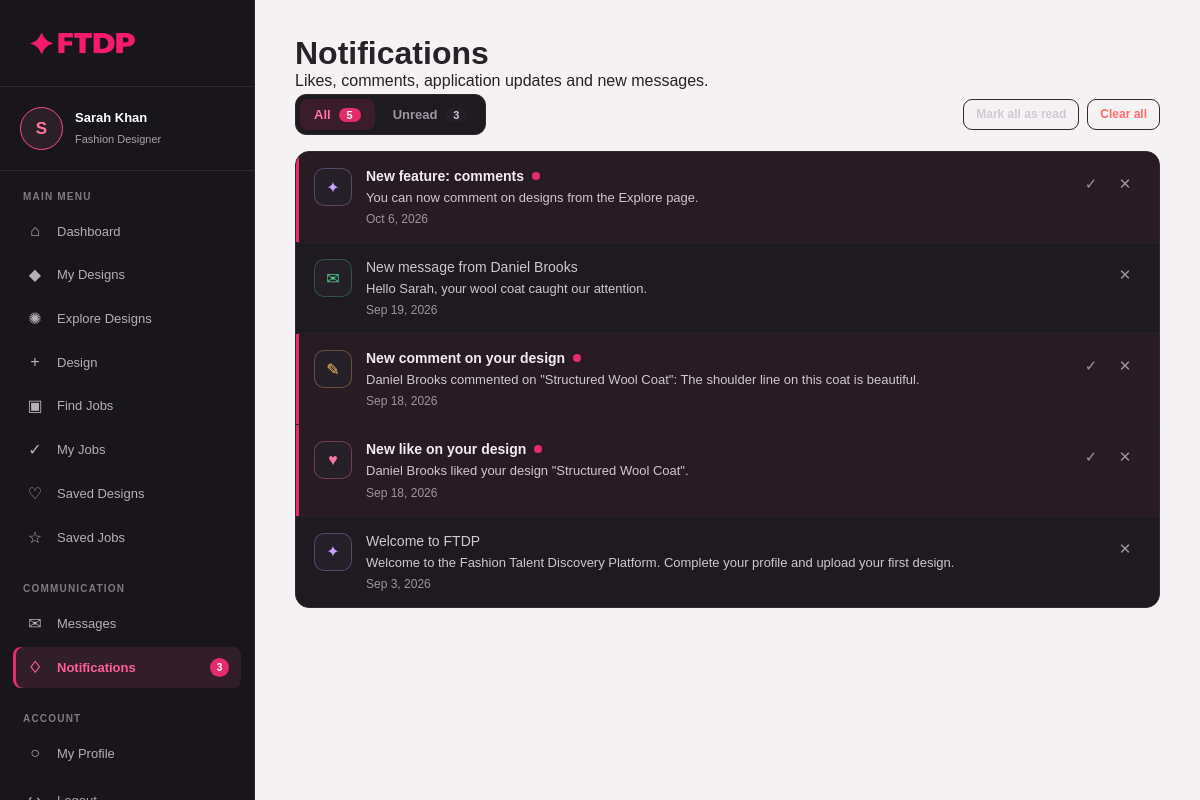
Screenshot of /frontend/pages/designer/notifications.php (signed in) with the database file from the repository.
### tables this page shows
CREATE TABLE notifications (
id INT AUTO_INCREMENT PRIMARY KEY,

user_id INT NOT NULL,

type VARCHAR(30) NOT NULL DEFAULT 'general',

title VARCHAR(255),

message TEXT NOT NULL,

link VARCHAR(255) DEFAULT NULL,

is_read ENUM('Y','N') DEFAULT 'N',

created_at TIMESTAMP DEFAULT CURRENT_TIMESTAMP,

FOREIGN KEY (user_id)
REFERENCES users(id)
ON DELETE CASCADE,

INDEX idx_notifications_user_read (user_id, is_read, created_at)
);

### backend/designer/notifications.php (called while the page is built, shortened)
<?php
require_once __DIR__ . "/../config/config.php";
require_once __DIR__ . "/comm_helpers.php";
$user_id = (int) $_SESSION["user_id"];
$notif_filter = (($_GET["filter"] ?? "all") === "unread") ? "unread" : "all";
$notif_per_page = 20;
$notif_page     = max(1, (int) ($_GET["page"] ?? 1));
$count_sql = "
    SELECT
        COUNT(*) AS total,
        SUM(CASE WHEN is_read = 'N' THEN 1 ELSE 0 END) AS unread
    FROM notifications
    WHERE user_id = ?
";
$count_stmt = $conn->prepare($count_sql);
$count_stmt->bind_param("i", $user_id);
$count_stmt->execute();
$count_row = $count_stmt->get_result()->fetch_assoc();
$notif_total_all    = (int) $count_row["total"];
$notif_total_unread = (int) ($count_row["unread"] ?? 0);
$notif_offset = ($notif_page - 1) * $notif_per_page;
$list_sql = "
    SELECT
        id,
        type,
        title,
        message,
        link,
        is_read,
        created_at,
        TIMESTAMPDIFF(SECOND, created_at, NOW()) AS age_seconds
    FROM notifications
    WHERE user_id = ?
";
$list_sql .= "
    ORDER BY created_at DESC, id DESC
    LIMIT ? OFFSET ?
";
$list_stmt = $conn->prepare($list_sql);
$list_stmt->bind_param("iii", $user_id, $notif_per_page, $notif_offset);
$list_stmt->execute();
$list_result = $list_stmt->get_result();
$notifications_data = [];
while ($row = $list_result->fetch_assoc()) {
    $notifications_data[] = $row;
}
?>

### backend/designer/comm_helpers.php (called while the page is built, shortened)
<?php
function formatAge(int $seconds, ?string $datetime = null): string
{
    return $datetime ? date("M j, Y", strtotime($datetime)) : "Long ago";
}
?>

### frontend/pages/designer/notifications.php (the view, shortened to what this page needs)
<?php
require_once __DIR__ . "/../../../backend/designer/notifications.php";
$notif_icons = [
    "like"        => "♥",
    "comment"     => "✎",
    "application" => "▣",
    "message"     => "✉",
    "announcement" => "✦",
    "removal"     => "✕",
    "general"     => "♢",
];
function notifPageUrl(string $filter, int $page): string
{
    $params = [];
    if ($filter === "unread") {
        $params["filter"] = "unread";
    }
    return "notifications.php" . (count($params) ? "?" . http_build_query($params) : "");
}
?>
<!DOCTYPE html>
<html lang="en">
<head>
    <link rel="stylesheet" href="../../css/designer_dashboard.css">
    <link rel="stylesheet" href="../../css/designer.css">
    <link rel="stylesheet" href="../../css/designer_comm.css">
    <link rel="stylesheet" href="../../css/notifications.css">
</head>
<body>
<div class="designer-dashboard">
    <?php require_once __DIR__ . "/../../include/designer_sidebar.php"; ?>
    <main class="designer-main">
        <div class="page-heading">
            <h1>Notifications</h1>
            <p>Likes, comments, application updates and new messages.</p>
        </div>
        <div class="notif-toolbar">
            <div class="notif-tabs" role="tablist">
                <a href="<?= notifPageUrl("all", 1); ?>"
                   class="notif-tab <?= $notif_filter === "all" ? "active" : ""; ?>">
                    All
                    <span class="notif-tab-count js-count-all"><?= $notif_total_all; ?></span>
                </a>
                <a href="<?= notifPageUrl("unread", 1); ?>"
                   class="notif-tab <?= $notif_filter === "unread" ? "active" : ""; ?>">
                    Unread
                    <span class="notif-tab-count js-count-unread"><?= $notif_total_unread; ?></span>
                </a>
            </div>
            <div class="notif-actions">
                <button type="button"
                        class="comm-btn ghost small"
                        id="markAllReadBtn"
                        <?= $notif_total_unread === 0 ? "disabled" : ""; ?>>
                    Mark all as read
                </button>
                <button type="button"
                        class="comm-btn danger small"
                        id="clearAllBtn"
                        <?= $notif_total_all === 0 ? "disabled" : ""; ?>>
                    Clear all
                </button>
            </div>
        </div>
        <?php if (count($notifications_data) > 0): ?>
            <div class="comm-card notif-list" id="notifList">
                <?php foreach ($notifications_data as $n): ?>
                    <?php
                        $is_unread = $n["is_read"] === "N";
                        $icon      = $notif_icons[$n["type"]] ?? $notif_icons["general"];
                        $safe_link = (
                            !empty($n["link"]) &&
                            preg_match('/^[a-z_]+\.php(\?[a-z0-9_=&]*)?$/i', $n["link"])
                        ) ? $n["link"] : "";
                    ?>
                    <div class="notif-item <?= $is_unread ? "unread" : ""; ?>"
                         data-id="<?= (int) $n["id"]; ?>"
                         data-link="<?= htmlspecialchars($safe_link); ?>">
                        <span class="notif-icon type-<?= htmlspecialchars($n["type"]); ?>" aria-hidden="true">
                            <?= $icon; ?>
                        </span>
                        <button type="button" class="notif-main">
                            <span class="notif-title">
                                <?= htmlspecialchars($n["title"] ?? "Notification"); ?>
                                <?php if ($is_unread): ?>
                                    <span class="notif-dot" title="Unread"></span>
                                <?php endif; ?>
                            </span>
                            <span class="notif-message">
                                <?= htmlspecialchars($n["message"]); ?>
                            </span>
                            <span class="notif-time">
                                <?= htmlspecialchars(formatAge((int) $n["age_seconds"], $n["created_at"])); ?>
                            </span>
                        </button>
                        <div class="notif-item-actions">
                            <?php if ($is_unread): ?>
                                <button type="button"
                                        class="comm-icon-btn js-notif-read"
                                        title="Mark as read"
                                        aria-label="Mark as read">✓</button>
                            <?php endif; ?>
                            <button type="button"
                                    class="comm-icon-btn js-notif-delete"
                                    title="Delete"
                                    aria-label="Delete notification">✕</button>
                        </div>
                    </div>
                <?php endforeach; ?>
            </div>
        <?php endif; ?>
    </main>
</div>
</body>
</html>

### frontend/css/designer_dashboard.css (style rules this page uses)
:root { --pink: #e52b6a; --pink-dark: #c91d58; --pink-light: #ff75a3; --pink-border: #ff4b88; --pink-soft: #fff0f5; --pink-dark-soft: #321e28; --text: #252228; --light-text: #68616b; --muted: #999099; --border: #e4dfe3; --white: #ffffff; --dashboard-bg: #f5f2f4; }
* { margin: 0; padding: 0; box-sizing: border-box; }
html { scroll-behavior: smooth; }
body { font-family: Arial, Helvetica, sans-serif; background: var(--dashboard-bg); color: var(--text); }
a { text-decoration: none; color: inherit; }
.designer-dashboard { min-height: 100vh; display: flex; }
.designer-main { width: calc(100% - 255px); margin-left: 255px; padding: 35px 40px; }

### frontend/css/designer.css (style rules this page uses)
:root { --sidebar-bg: #18161b; --sidebar-border: #2d2930; --sidebar-hover: #292129; --sidebar-active: #321e28; --pink: #e52b6a; --pink-light: #ff75a3; --pink-border: #ff4b88; --sidebar-text: #b5afb7; --sidebar-muted: #817982; --sidebar-white: #ffffff; }

### frontend/css/designer_comm.css (style rules this page uses)
:root { --c-surface: #1d1a20; --c-surface-2: #251f28; --c-line: #2d2930; --c-line-soft: #26222a; --c-text: #f2eef4; --c-body: #cfc8d2; --c-muted: #9d95a0; --c-pink: #e52b6a; --c-pink-soft: #ff75a3; --c-pink-dim: rgba(229, 43, 106, 0.14); --c-danger: #ff6b6b; --c-success: #4cd08a; }
.comm-card { background: var(--c-surface); border: 1px solid var(--c-line); border-radius: 14px; color: var(--c-body); }
.comm-btn { display: inline-flex; align-items: center; justify-content: center; gap: 8px; padding: 10px 18px; border: 1px solid var(--c-pink); border-radius: 9px; background: var(--c-pink); color: #fff; font-family: inherit; font-size: 13px; font-weight: 600; line-height: 1.2; cursor: pointer; transition: background 0.2s ease, border-color 0.2s ease, opacity 0.2s ease; }
.comm-btn.ghost { background: transparent; border-color: var(--c-line); color: var(--c-body); }
.comm-btn.danger { background: transparent; border-color: var(--c-line); color: var(--c-danger); }
.comm-btn.small { padding: 7px 12px; font-size: 12px; }
.comm-icon-btn { width: 32px; height: 32px; display: inline-flex; align-items: center; justify-content: center; border: 1px solid transparent; border-radius: 8px; background: transparent; color: var(--c-muted); font-size: 15px; cursor: pointer; transition: background 0.2s ease, color 0.2s ease; }

### rows the page displays
notifications: type "✦", title "New feature: comments", is_read "N" (drawn), message "You can now comment on designs from the Explore page.", created_at "Oct 6, 2026"
notifications: type "✉", title "New message from Daniel Brooks", message "Hello Sarah, your wool coat caught our attention.", created_at "Sep 19, 2026"
notifications: type "✎", title "New comment on your design", is_read "N" (drawn), message "Daniel Brooks commented on \"Structured Wool Coat\": The shoulder line on this coat is beautiful.", created_at "Sep 18, 2026"
notifications: type "♥", title "New like on your design", is_read "N" (drawn), message "Daniel Brooks liked your design \"Structured Wool Coat\".", created_at "Sep 18, 2026"
notifications: type "✦", title "Welcome to FTDP", message "Welcome to the Fashion Talent Discovery Platform. Complete your profile and upload your first design.", created_at "Sep 3, 2026"

### other values shown
mb_substr($user_name, 0, 1) "S"
$user_name "Sarah Khan"
$sb_unread_notifications ?: "" "3"
$notif_total_all "5"
$notif_total_unread "3"
